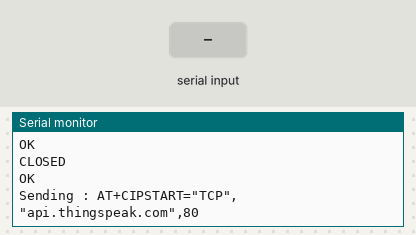
Bench run of a sketch on a simulated Arduino Uno, built with avr-gcc and run on an emulated ATmega328P. Shown: the last lines printed to the serial monitor. Inputs (shaded band) come from the test bench. The modem accepts every AT command (registered, SIM ready, sends succeed) and sends nothing else.

Above: at 12.9 s.
13.0 s: "1" received over the second serial link
At 15.8 s:
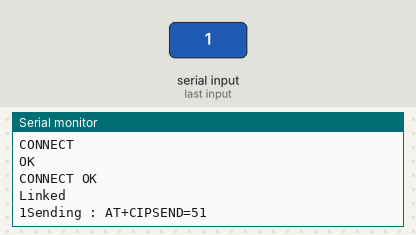
16.0 s: "0" received over the second serial link
At 17.1 s:
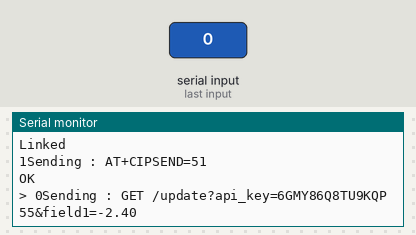
18.7 s: "2" received over the second serial link
At 20.2 s:
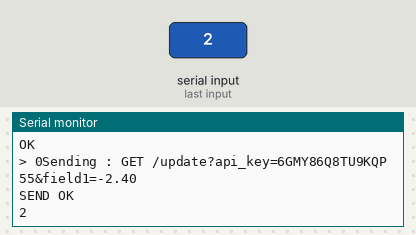

The sketch:

VibrationSensorIot.ino
```cpp
// Code by Khandwani Mohd Zaid <-- 20-03-2017 -->

#include <SoftwareSerial.h>

#define sensor A0
float val;
#define _SS_MAX_RX_BUFF 256
#define TRIGPIN 12                       //Pin on which Trig Pin of HC-SR04 is connected
#define ECHOPIN 13                       //Pin on which Echo Pin of HC-SR04 is connected
#define EspRxPIN 8                       //Pin on which Rx of ESP Module is connected
#define EspTxPIN 9                       //Pin on which Tx of ESP Module is connected
#define EspBaudRate 9600                 //Baud rate of communication with ESP Module
String domain = "api.thingspeak.com";
String url = "/update?";
String apiKey = "6GMY86Q8TU9KQP55";


SoftwareSerial mySerial(EspTxPIN, EspRxPIN);

void setup() {
  Serial.begin(9600);
  Serial.println("Debug Mode");
  mySerial.begin(EspBaudRate);
  mySerial.println("AT+CWJAP=\"Mhsscoe\",\"Mhsscoe@1\"");
  pinMode(sensor,INPUT);
}

void loop() {
  delay(10000);

 val=analogRead(sensor);
val= 500-val;
val= val/5;
  Serial.print("Vibration: ");
  Serial.print(val);
  Serial.println(" %");
  Serial.print("Sending : ");
  Serial.println("AT+CIPCLOSE");
  mySerial.println("AT+CIPCLOSE");
  delay(500);
  reader();

  String startString = "AT+CIPSTART=\"TCP\",\"";
  startString += domain;
  startString += "\",80";

  Serial.print("Sending : ");
  Serial.println(startString);
  mySerial.println(startString);
  delay(1500);
  reader();

  String msg = "GET ";
  msg += url + "api_key="  + apiKey + "&field1=" + String(val);    // Attach your data here to publish on net
  int len = msg.length();
  len += 2;

  Serial.print("Sending : ");
  Serial.println("AT+CIPSEND=" + String(len));
  mySerial.println("AT+CIPSEND=" + String(len));
  delay(500);
  reader();

  Serial.print("Sending : ");
  Serial.println(msg);
  mySerial.println(msg);
  delay(500);
  reader();
  long tym = millis();
  while(!mySerial.available())
  {
    if((millis() - tym) >5000)
    {
        Serial.println("Timeout");
        break;
    }
  }
  if(mySerial.available())
  {
    while(mySerial.available())
    {
      delay(1);
      Serial.write(mySerial.read());
    }
  }

  Serial.println();
}

void reader()
{
  delay(500);
  if(mySerial.available()>0)
  {
      //Serial.println("Available");
      while(mySerial.available())
      {
        delay(20);
        Serial.write(mySerial.read());
      }
  }
}
```

Measured:
- after the input at 13.0 s, the serial monitor: prints a new line after 2.0 s (image 1)
- after the input at 16.0 s, the serial monitor: prints a new line after 0.12 s (image 2)
- after the input at 18.7 s, the serial monitor: prints a new line at once (image 3)
